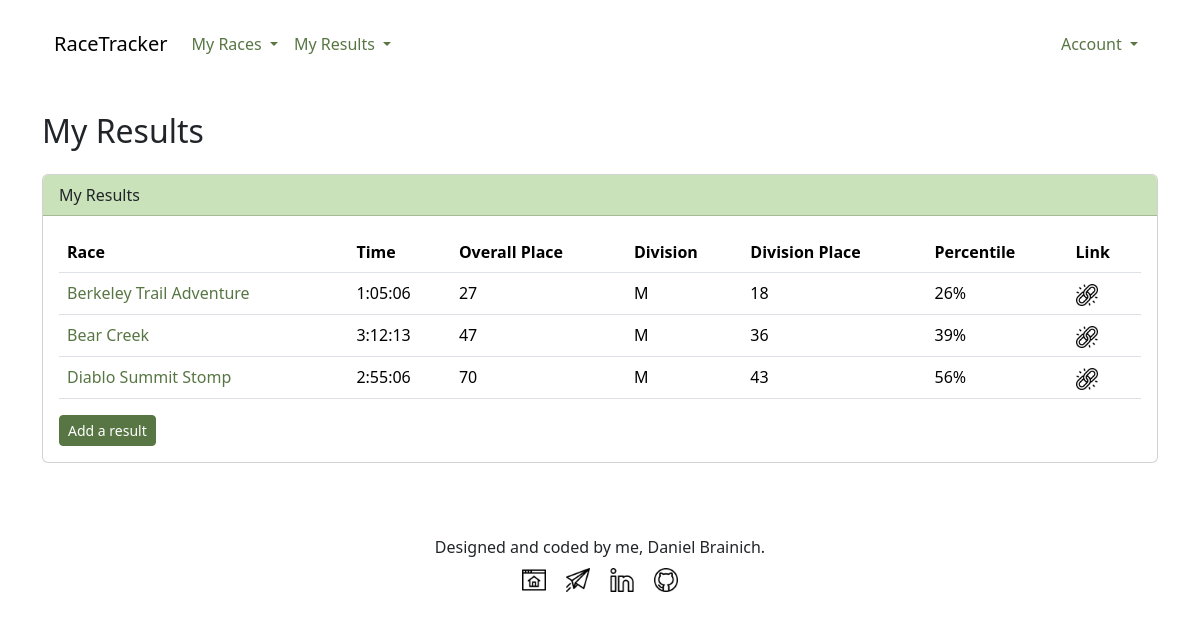
The page /results/ (signed in) on the database its author committed.
### results/models.py (models this page shows)
class Result(models.Model):
    time = models.DurationField()
    overall_place = models.SmallIntegerField()
    division = models.CharField(
        max_length=1,
        choices=DIVISION_CHOICES,
    )
    division_place = models.SmallIntegerField()
    finishers = models.SmallIntegerField()
    link = models.URLField(null=True)
    race = models.OneToOneField(
        Race,
        related_name="result",
        on_delete=models.CASCADE,
    )
    owner = models.ForeignKey(
        User,
        related_name="result",
        on_delete=models.CASCADE,
    )

### races/models.py (models this page shows)
class Race(models.Model):
    DISTANCE_CHOICES = [
        ("5k", "5k"),
        ("10k", "10k"),
        ("half_marathon", "Half Marathon"),
        ("marathon", "Marathon"),
        ("30k", "30k"),
        ("35k", "35k"),
        ("50k", "50k"),
        ("50_mile", "50 mile"),
        ("100k", "100k"),
        ("100_mile", "100 mile"),
    ]
    TERRAIN_CHOICES = [
        ("trail", "Trail"),
        ("road", "Road"),
    ]
    name = models.CharField(max_length=150)
    distance = models.CharField(
        max_length=13,
        choices=DISTANCE_CHOICES,
    )
    location = models.CharField(max_length=150)
    terrain = models.CharField(
        max_length=5,
        choices=TERRAIN_CHOICES,
    )
    elevation_gain = models.PositiveIntegerField()
    date = models.DateField()
    link = models.URLField(null=True)
    owner = models.ForeignKey(
        User,
        related_name="projects",
        on_delete=models.CASCADE,
    )
    def __str__(self):
        return self.name

### results/views.py (the view)
# urls.py: path("", list_results, name="list_results"),
@login_required
def list_results(request):
    result = Result.objects.filter(owner=request.user)
    context = {"result_list": result}
    return render(request, "results/result_list.html", context)

### races/templatetags/custom_tags.py (called while the page is built)
@register.filter
def calculate_percentile(value, total):
    try:
        if total > 0:
            return round((value / total) * 100)
    except (ValueError, ZeroDivisionError):
        pass
    return 0

### results/templates/results/result_list.html (shortened to what this page needs)
{% extends "base.html" %}
{% load custom_tags %}
{% load static %}
{% block content %}
<div class="row">
    <div class="col">
        <h2 class="mt-4 mb-4">My Results</h2>
        <div class="card mt-4">
            <div class="card-header">My Results</div>
            <div class="card-body">
                <table class="table">
                    <thead>
                        <tr>
                            <th>Race</th>
                            <th>Time</th>
                            <th>Overall Place</th>
                            <th>Division</th>
                            <th>Division Place</th>
                            <th>Percentile</th>
                            <th>Link</th>
                        </tr>
                    </thead>
                    <tbody>
                        {% if result_list %}
                        {% for result in result_list %}
                        <tr>
                            <td><a href="{% url "show_race" result.race.id %}">{{ result.race }}</a></td>
                            <td>{{ result.time }}</td>
                            <td>{{ result.overall_place }}</td>
                            <td>{{ result.get_division_display }}</td>
                            <td>{{ result.division_place }}</td>
                            <td>{{ result.overall_place|calculate_percentile:result.finishers }}%</td>
                            <td><a href="{{ result.link }}"><img src="{% static "images/link.png" %}" width="22" height="22" alt="Link icon"></a></td>
                        </tr>
                        {% endfor %}
                        {% endif %}
                    </tbody>
                </table>
                <a class="btn btn-primary btn-sm" href="{% url "add_result" %}">Add a result</a>
            </div>
        </div>
    </div>
</div>
{% endblock content %}

### rows shown on the page
Result: race "Berkeley Trail Adventure", time "1:05:06", overall_place "27", division "M", division_place "18", overall_place|calculate_percentile "26"
Result: race "Bear Creek", time "3:12:13", overall_place "47", division "M", division_place "36", overall_place|calculate_percentile "39"
Result: race "Diablo Summit Stomp", time "2:55:06", overall_place "70", division "M", division_place "43", overall_place|calculate_percentile "56"
